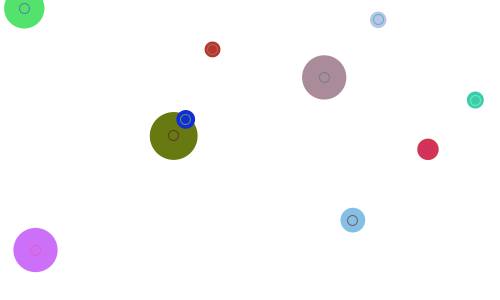
Frame 1 (no input)
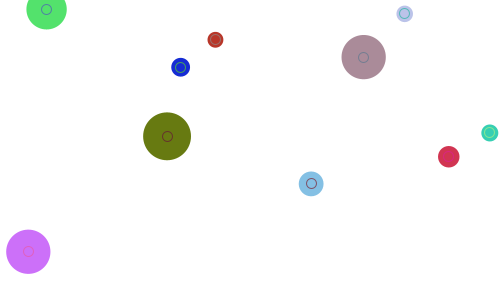
Frame 60 (the mouse pressed at the canvas centre just before this capture)
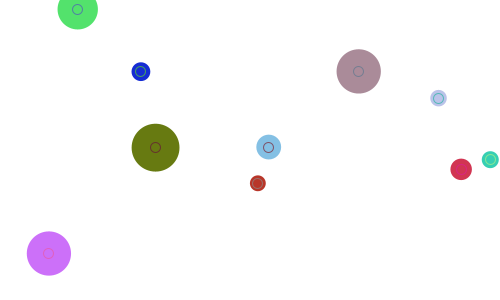
Frame 120 (the mouse held since frame 60 and released just before this capture)

The Processing sketch that drew these frames (run headless with seeded random() and noise(); from frame 60 on, the mouse is pressed at the canvas centre):

// Processing sketch: emerging_balls_with_collision_solid_walls_and_weight_ratio
// ── emerging_balls_with_collision_solid_walls_and_weight_ratio.pde
int _num=10;
Circle[] _circleArr = {};

void setup() {
  size(500, 300);
  background(255);
  smooth();
  strokeWeight(1);
  fill(150, 50);
  drawCircles();
}

void draw() {
  background(255);
  for(int i=0; i< _circleArr.length; i++) {
    Circle thisCirc = _circleArr[i];
    thisCirc.updateMe();
  }
}

void mouseReleased() {
  drawCircles();
}

void drawCircles() {
  for (int i=0; i<_num; i++) {
    Circle thisCirc = new Circle();
    thisCirc.drawMe();
    _circleArr = (Circle[])append(_circleArr, thisCirc);
  }
}


class Circle {
  
  float x, xmove, oldXMove,
        y, ymove, oldYMove,
        weightRatio,
        radius, oldRadius, 
        alph;
  color linecol, fillcol;
  
  Circle() {
    x = random(width);
    y = random(height);
    xmove = random(2) - 1;
    ymove = random(2) - 1;
    
    radius = random(20) + 5;
    
    linecol = color(random(255), random(255), random(255));
    fillcol = color(random(255), random(255), random(255));
    
    alph = random(255) + 125;
    
  }
  
  
  void drawMe() {
    noStroke();
    fill(fillcol, alph);
    ellipse(x, y, radius * 2, radius * 2);
    stroke(linecol, 150);
    noFill();
    ellipse(x, y, 10, 10);
  }
  
  void collision(Circle otherCirc) {
          oldXMove = this.xmove;
          oldYMove = this.ymove;
          oldRadius = this.radius;
          
          weightRatio = this.radius / otherCirc.radius;
          
          this.xmove = otherCirc.xmove / weightRatio;
          this.ymove = otherCirc.ymove / weightRatio;
//          if (
//            x + radius <= otherCirc.x + otherCirc.radius &&
//            y + radius <= otherCirc.y + otherCirc.radius
//          ) {
//            radius -= weightRatio * otherCirc.radius;
//          } else {
//            radius += weightRatio * otherCirc.radius;
//          }
//          
          otherCirc.xmove = oldXMove * weightRatio;
          otherCirc.ymove = oldYMove * weightRatio;
//          otherCirc.radius += oldRadius;
  }
  
  void updateMe() {
    
    x += xmove;
    y += ymove;
    
    if (x > (width - radius)) { xmove = -xmove; }
    if (x < radius) { xmove = -xmove; }
    if (y > (height - radius)) { ymove = -ymove; }
    if (y < radius) { ymove = -ymove; }
    
    boolean touching = false;
    for (int i=0; i<_circleArr.length; i++) {
      Circle otherCirc = _circleArr[i];
      if (otherCirc != this) {
        float dis = dist(x, y, otherCirc.x, otherCirc.y);
        if ((dis - radius - otherCirc.radius) <= 0) {
          
          collision(otherCirc);
          
          touching = true;
          
          break;
        }
      }
    }
    
//    if (touching) {
//      if (alph > 0) {alph--;}
//    } else {
//      if (alph < 255) {alph += 2;}
//    }
    
    drawMe();
  }
}
